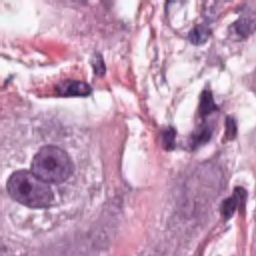
#> input picture DatasetFactory/1.tiff, 256 x 256 px
$ python -i bench.py   (imports and definitions only)
#> lines starting #> are read from the running program, lines starting #| are printed output that depends on the picture; after the words box and inside, x2 and y2 are one past the last pixel; in counts of white or black regions, pixels touching at a corner belong together
#> further down, picture is the input picture: shape (256, 256, 3); mean B, G, R 184.5, 156.7, 194.9
import cv2
import numpy as np
import copy
import os
from math import sqrt

# [29 lines left out: functions changePixelColor, waitKeyAndDestroyWindows, resmiKucultVeGoster, not called in this run]


def deleteSmallContoursFromContoursList(contours,Alan=500):
    #print("----------------------------------")
    #print('deleteSmallContoursFromContoursList Methodu BAŞLADI!')
    print('Başlangıç Contour Sayısı = ', len(contours))
    sonlandirmaKriteri = False
    while sonlandirmaKriteri != True:
        sonlandirmaKriteri = True
        for q in range(len(contours)):
            if cv2.contourArea(contours[q]) < Alan:
                print(q,". contouru küçük olduğu için sildim")
                del contours[q]
                sonlandirmaKriteri = False
                break

    print('Kalan Contour Sayısı = ', len(contours))
    #print('deleteSmallContoursFromContoursList Methodu BİTTİ!')
    #print('----------------------------------')
    return contours

def makeImageGrayIfNot(image):
    #print("----------------------------------")
    #print('makeImageGrayIfNot Methodu BAŞLADI!')
    if len(image.shape) ==3:
        image = cv2.cvtColor(image,cv2.COLOR_BGR2GRAY)
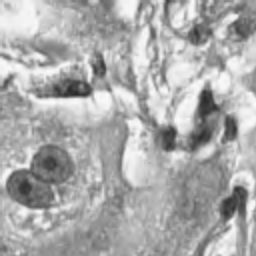
#> image: shape (256, 256); min 41, max 251, mean 171.3
    #print('makeImageGrayIfNot Methodu BİTTİ!')
    #print('----------------------------------')

    return image

def makeImageBgrIfNot(image):
    #print("----------------------------------")
    #print('makeImageBgrIfNot Methodu BAŞLADI!')
    if len(image.shape) ==2:
        image = cv2.cvtColor(image,cv2.COLOR_GRAY2BGR)
    #print('makeImageBgrIfNot Methodu BİTTİ!')
    #print('----------------------------------')
    return image

##Bu method ona verilen yoldaki tüm alt dosyaların yollarını listeler
# [88 lines left out: functions pathListOfFiles, makeImage4EachContour, kmeansOnImg, whiteRate, not called in this run]

def BlackBgMakeImage4EachContour(image):

    #print("----------------------------------")
    #print('BlackBgMakeImage4EachContour Methodu BAŞLADI!')

    image_contourList = []
    image = makeImageBgrIfNot(image)
    image_gray = makeImageGrayIfNot(image)
    fill_color = [0,0,0]
    mask_value = 255

    _,image_threshold =cv2.threshold(image_gray,127,255,cv2.THRESH_BINARY)
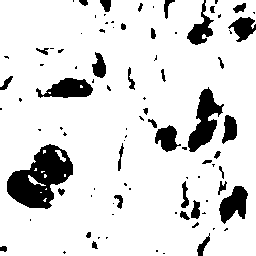
#> image_threshold: shape (256, 256); 87.1% white; 92 black regions (54 under 20 px)

    contours,_=cv2.findContours(image_threshold,cv2.RETR_TREE,cv2.CHAIN_APPROX_SIMPLE)
#> contours = 97 contours, 60 with area under 20; largest, box (x1, y1, x2, y2) and area: (0, 0, 256, 256) 63539, (6, 143, 74, 210) 2642, (187, 86, 225, 153) 1158, (35, 77, 94, 99) 799, (218, 185, 249, 225) 718

    contours = deleteSmallContoursFromContoursList(contours)
#| Başlangıç Contour Sayısı =  97
#| Kalan Contour Sayısı =  5
#> contours = 5 contours; box (x1, y1, x2, y2) and area: (0, 0, 256, 256) 63539, (6, 143, 74, 210) 2642, (187, 86, 225, 153) 1158, (35, 77, 94, 99) 799, (218, 185, 249, 225) 718

    for contour in contours:
        image_copy = copy.deepcopy(image)
        stencil = np.zeros(image_copy.shape[:-1]).astype(np.uint8)
        cv2.fillPoly(stencil,[contour],mask_value)
        sel = stencil != mask_value
        image_copy[sel] = fill_color
        image_contourList.append(image_copy)
#> this loop made 5 passes
#> pass 1, in BlackBgMakeImage4EachContour, `sel = stencil != mask_value`:
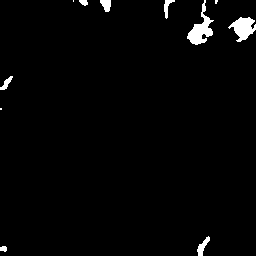
#> sel: shape (256, 256) bool; 2% white; 11 white regions (3 under 20 px), largest, box (x1, y1, x2, y2) and area: (187, 0, 214, 45) 467, (228, 17, 256, 42) 390, (197, 236, 210, 256) 111
#> pass 2, in BlackBgMakeImage4EachContour, `sel = stencil != mask_value`:
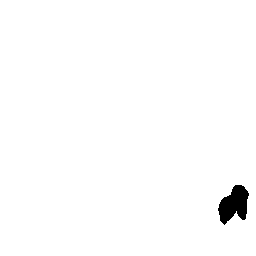
#> sel: shape (256, 256) bool; 98.8% white; 1 black region, box (x1, y1, x2, y2) and area: (218, 185, 249, 225) 775
#> pass 3, in BlackBgMakeImage4EachContour, `sel = stencil != mask_value`:
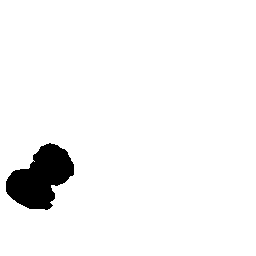
#> sel: shape (256, 256) bool; 95.8% white; 1 black region, box (x1, y1, x2, y2) and area: (6, 143, 74, 210) 2745
#> after the loop:
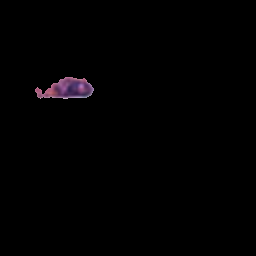
#> image_copy: shape (256, 256, 3); mean B, G, R 1.6, 1, 1.7
#> after the loop:
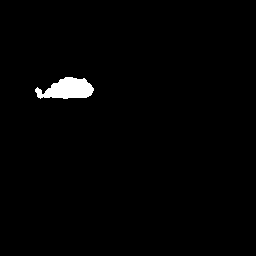
#> stencil: shape (256, 256); 1.3% white; 1 white region, box (x1, y1, x2, y2) and area: (35, 77, 94, 99) 868
#> after the loop, image_contourList = 5 items

    #print('BlackBgMakeImage4EachContour Methodu BİTTİ!')
    #print('----------------------------------')
    return image_contourList

# [17 lines left out: functions findDistanceOf2Coordinates, ImgdenMaskeOlustur, not called in this run]

>>> import cv2
>>> picture = cv2.imread('1.tiff')
>>> result = BlackBgMakeImage4EachContour(picture)
#> result = 5 items
